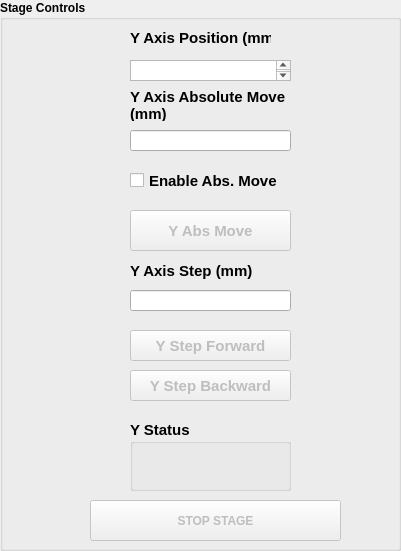
     <widget class="QGroupBox" name="groupBox">
      <property name="geometry">
       <rect>
        <x>30</x>
        <y>310</y>
        <width>401</width>
        <height>551</height>
       </rect>
      </property>
      <property name="font">
       <font>
        <weight>75</weight>
        <bold>true</bold>
       </font>
      </property>
      <property name="title">
       <string>Stage Controls</string>
      </property>
      <widget class="QGroupBox" name="groupBox_19">
       <property name="geometry">
        <rect>
         <x>130</x>
         <y>420</y>
         <width>161</width>
         <height>71</height>
        </rect>
       </property>
       <property name="font">
        <font>
         <pointsize>11</pointsize>
         <weight>75</weight>
         <bold>true</bold>
        </font>
       </property>
       <property name="title">
        <string>Y Status</string>
       </property>
       <widget class="QLabel" name="status_label_y">
        <property name="geometry">
         <rect>
          <x>10</x>
          <y>30</y>
          <width>141</width>
          <height>31</height>
         </rect>
        </property>
        <property name="font">
         <font>
          <pointsize>11</pointsize>
          <weight>50</weight>
          <bold>false</bold>
         </font>
        </property>
        <property name="text">
         <string/>
        </property>
       </widget>
      </widget>
      <widget class="QLabel" name="label_33">
       <property name="geometry">
        <rect>
         <x>130</x>
         <y>250</y>
         <width>161</width>
         <height>41</height>
        </rect>
       </property>
       <property name="font">
        <font>
         <pointsize>11</pointsize>
         <weight>75</weight>
         <bold>true</bold>
        </font>
       </property>
       <property name="text">
        <string>Y Axis Step (mm)</string>
       </property>
       <property name="wordWrap">
        <bool>true</bool>
       </property>
      </widget>
      <widget class="QCheckBox" name="y_abs_mv_ck">
       <property name="geometry">
        <rect>
         <x>130</x>
         <y>170</y>
         <width>161</width>
         <height>21</height>
        </rect>
       </property>
       <property name="font">
        <font>
         <pointsize>11</pointsize>
         <weight>75</weight>
         <bold>true</bold>
        </font>
       </property>
       <property name="text">
        <string>Enable Abs. Move</string>
       </property>
      </widget>
      <widget class="QPushButton" name="stop_bt_3">
       <property name="enabled">
        <bool>false</bool>
       </property>
       <property name="geometry">
        <rect>
         <x>90</x>
         <y>500</y>
         <width>251</width>
         <height>41</height>
        </rect>
       </property>
       <property name="font">
        <font>
         <weight>75</weight>
         <bold>true</bold>
        </font>
       </property>
       <property name="text">
        <string>STOP STAGE</string>
       </property>
      </widget>
      <widget class="QLabel" name="label_32">
       <property name="geometry">
        <rect>
         <x>130</x>
         <y>90</y>
         <width>161</width>
         <height>31</height>
        </rect>
       </property>
       <property name="font">
        <font>
         <pointsize>11</pointsize>
         <weight>75</weight>
         <bold>true</bold>
        </font>
       </property>
       <property name="text">
        <string>Y Axis Absolute Move (mm)</string>
       </property>
       <property name="wordWrap">
        <bool>true</bool>
       </property>
      </widget>
      <widget class="QPushButton" name="y_abs_mv_bt">
       <property name="enabled">
        <bool>false</bool>
       </property>
       <property name="geometry">
        <rect>
         <x>130</x>
         <y>210</y>
         <width>161</width>
         <height>41</height>
        </rect>
       </property>
       <property name="font">
        <font>
         <pointsize>11</pointsize>
         <weight>75</weight>
         <bold>true</bold>
        </font>
       </property>
       <property name="text">
        <string>Y Abs Move</string>
       </property>
      </widget>
      <widget class="QLabel" name="label_30">
       <property name="geometry">
        <rect>
         <x>130</x>
         <y>30</y>
         <width>141</width>
         <height>16</height>
        </rect>
       </property>
       <property name="font">
        <font>
         <pointsize>11</pointsize>
         <weight>75</weight>
         <bold>true</bold>
        </font>
       </property>
       <property name="text">
        <string>Y Axis Position (mm)</string>
       </property>
      </widget>
      <widget class="QTextBrowser" name="y_pos_disp">
       <property name="geometry">
        <rect>
         <x>130</x>
         <y>60</y>
         <width>161</width>
         <height>21</height>
        </rect>
       </property>
      </widget>
      <widget class="QPushButton" name="y_step_b_bt">
       <property name="enabled">
        <bool>false</bool>
       </property>
       <property name="geometry">
        <rect>
         <x>130</x>
         <y>370</y>
         <width>161</width>
         <height>31</height>
        </rect>
       </property>
       <property name="font">
        <font>
         <pointsize>11</pointsize>
         <weight>75</weight>
         <bold>true</bold>
        </font>
       </property>
       <property name="text">
        <string>Y Step Backward</string>
       </property>
      </widget>
      <widget class="QLineEdit" name="y_abs_mv_ip">
       <property name="geometry">
        <rect>
         <x>130</x>
         <y>130</y>
         <width>161</width>
         <height>21</height>
        </rect>
       </property>
      </widget>
      <widget class="QLineEdit" name="y_step_ip">
       <property name="geometry">
        <rect>
         <x>130</x>
         <y>290</y>
         <width>161</width>
         <height>21</height>
        </rect>
       </property>
      </widget>
      <widget class="QPushButton" name="y_step_f_bt">
       <property name="enabled">
        <bool>false</bool>
       </property>
       <property name="geometry">
        <rect>
         <x>130</x>
         <y>330</y>
         <width>161</width>
         <height>31</height>
        </rect>
       </property>
       <property name="font">
        <font>
         <pointsize>11</pointsize>
         <weight>75</weight>
         <bold>true</bold>
        </font>
       </property>
       <property name="text">
        <string>Y Step Forward</string>
       </property>
      </widget>
     </widget>
